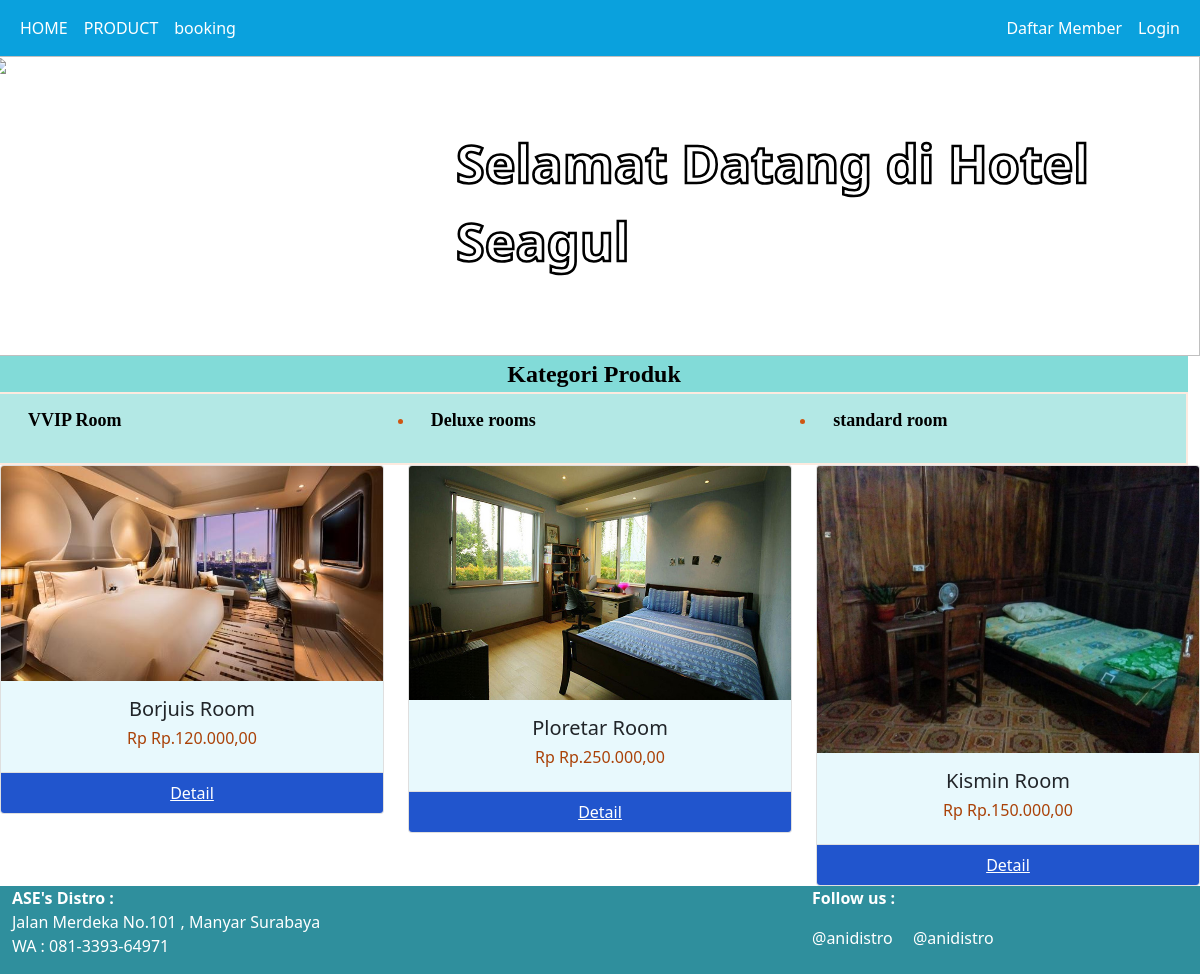
The page / on the database its author committed.
### tables this page shows
CREATE TABLE `mst_tipekamar` (
  `id_tipe` int(11) NOT NULL,
  `nm_tipe` varchar(50) NOT NULL
);

CREATE TABLE `mst_kamar` (
  `id_kamar` int(11) NOT NULL,
  `nm_kamar` varchar(50) NOT NULL,
  `gambar` varchar(25) NOT NULL,
  `id_tipe` int(11) NOT NULL,
  `harga` int(11) NOT NULL,
  `jml` int(11) NOT NULL,
  `deskripsi` text NOT NULL
);

### home.php (the view, shortened to what this page needs)
<?php
function rupiah($angka){
	$hasil_rupiah = "Rp." . number_format($angka,2,',', '.');
	return $hasil_rupiah;
}
?>
<div class="container-fluid ps-0">
	<div class="row">
		<div class="col-md-12">
			<div class="kategori-title" style="background-color: rgb(130, 219, 216); color:black; ">Kategori Produk</div>
			</div>
			<div class="row subkategori">
			<?php
            $qry_listkat= mysqli_query($koneksidb,"select * from mst_tipekamar order by id_tipe DESC")or die("gagal akses tabel mst_tipekamar".mysqli_error($koneksidb));
            while($row = mysqli_fetch_array($qry_listkat)){
            ?>
            <div class="col-md-4 subkategori"style="background-color: rgb(179, 232, 229);">
            <ul>
                <li>
                <a href="?page=kategoriproduk&id=<?php echo $row['id_tipe'];?>" class="nav-link" style="color:black;"> <b><?php echo $row['nm_tipe'];?> </b> </a>
                </li>
            </ul>
			</div>
            <?php
            }
            ?>
			</div>
   </div>
</div>
<div class="row">
<div class="col-md-12">
			<div class="row">
				<?php
                    $qlist_produk = mysqli_query($koneksidb, "SELECT mp.nm_kamar, mp.harga, mp.gambar, mp.id_kamar
						FROM mst_kamar mp  ORDER BY mp.id_kamar DESC LIMIT 3;");
                    foreach($qlist_produk as $lp) :
                ?>
				<div class="col-md-4">
					<div class="card">
						<img src="assets/img/<?= $lp['gambar'];?>" class="card-img-top" alt="..." />
						<div class="card-body text-center" style="background-color: rgb(232, 249, 253);" >
							<h5 class="card-title"><?= $lp['nm_kamar'];?></h5>
							<h6 class="harga"><?= "Rp ".rupiah($lp['harga']);?></h6>
						</div>
						<ul class="list-group list-group-flush">
							<li class="list-group-item btndetail" style="background-color: rgb(33, 85, 205);">
								<a href="?page=detailproduk&id=<?= $lp['id_kamar'];?>" target="_blank" class="text-white">Detail</a>
							</li>
						</ul>
					</div>
				</div>
				<?php endforeach;?>
			</div>
		</div>
</div>

### index.php (shortened to what this page needs)
<?php
	require_once("config/koneksidb.php");
 ?>
<!DOCTYPE html>
<html lang="en">
<head>
	<link href="assets/bootstrap/css/bootstrap.min.css" rel="stylesheet" />
	<link rel="stylesheet" href="assets/styles.css" />
</head>
<body>
	<nav class="navbar navbar-expand-lg navbar-light" style="background-color :rgb(10, 161, 221);">
		<div class="container-fluid">
			<ul class="navbar-nav ms-auto mb-2 mb-lg-0 fontnav text-white" >
				<li class="nav-item">
					<a href="index.php" class="nav-link" style="color:white;">HOME</a>
				</li>
				<li class="nav-item">
					<a href="?page=halamanProduk" class="nav-link" style="color:white;">PRODUCT</a>
				</li>
				<li class="nav-item">
					<a href="?page=booking" class="nav-link" style="color:white;">booking</a>
				</li>
</ul>
			<div class="collapse navbar-collapse text-white" id="navbarSupportedContent">
				<ul class="navbar-nav ms-auto mb-2 mb-lg-0 fontnav">
					<li class="nav-item">
						<a class="nav-link active" aria-current="page" href="?page=daftarmember" style="color:white;">Daftar Member</a>
					</li>
					<li class="nav-item">
						<a class="nav-link" href="#" data-bs-toggle="modal" data-bs-target="#loginModal" style="color:white;">Login</a>
					</li>
				</ul>
			</div>
		</div>
	</nav>
    <div class="row">
		<div class="container-fluid ps-0">
			<img src="assets/img/bromo.jpg" class="banner" />
			<div class="judulbanner">
				<span class="" style=";font-size: 52px; color: #fff;font-weight: bolder;-webkit-text-stroke: 0.05em #000;">Selamat Datang di Hotel Seagul</span> <br />
			</div>
		</div>
        </div>
	<section id="konten ">
		<?php
			if(isset($_GET['page'])){
				include_once("".$_GET['page'].".php");
			}
			else{
				include_once("home.php");
			}
		 ?>
	</section>
	<section id="footer" class="" style="background-color:rgb(47, 143, 157);">
		<div class="container-fluid">
			<div class="row " style="color:white;">
				<div class="col-md-4" style="color:white;">
					<address class="fw-bold mb-0">ASE's Distro :</address>
					<p class="mb-0">Jalan Merdeka No.101 , Manyar Surabaya</p>
					<p>WA : 081-3393-64971</p>
				</div>
				<div class="col-md-4"></div>
				<div class="col-md-4">
					<address class="fw-bold">Follow us :</address>
					<p>
						<span class="pe-3">@anidistro</span>
						<span class="pe-3">@anidistro</span>
					</p>
				</div>
			</div>
		</div>
	</section>
</body>
</html>

### assets/styles.css (style rules this page uses)
.banner { position: relative; width: 100%; height: 300px; left: 0px; }
.judulbanner { position: absolute; left: 456px; top: 124px; }
.kategori-title { position: relative; background: #ffc5a4; color: white; text-align: center; font-size: 24px; font-family: cursive; font-weight: bold; }
.subkategori { background: #fdeadf; color: #cf5612; font-size: 18px; font-family: cursive; line-height: 25pt; padding: 2px; }
.harga { color: #aa4208; }
.btndetail { background: #ff8743; border: 3px solid #ff8743; box-sizing: border-box; color: white; text-align: center; }

### rows shown on the page
mst_tipekamar: nm_tipe "VVIP Room"
mst_tipekamar: nm_tipe "Deluxe rooms"
mst_tipekamar: nm_tipe "standard room"
mst_kamar: gambar (picture), nm_kamar "Borjuis Room", harga "Rp.120.000,00"
mst_kamar: gambar (picture), nm_kamar "Ploretar Room", harga "Rp.250.000,00"
mst_kamar: gambar (picture), nm_kamar "Kismin Room", harga "Rp.150.000,00"
